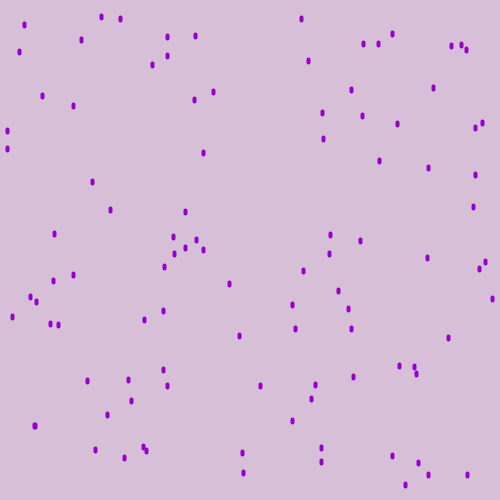
Frame 1 (no input)
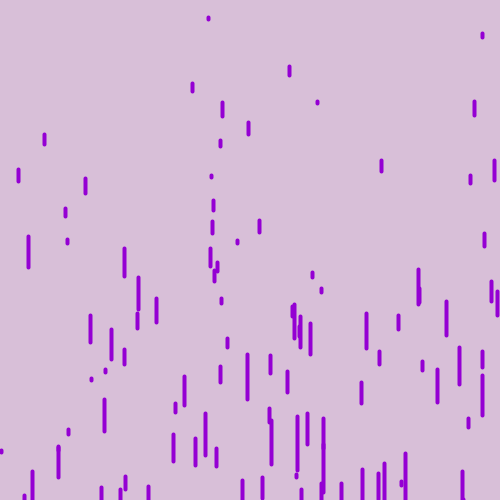
Frame 60 (the mouse pressed at the canvas centre just before this capture)
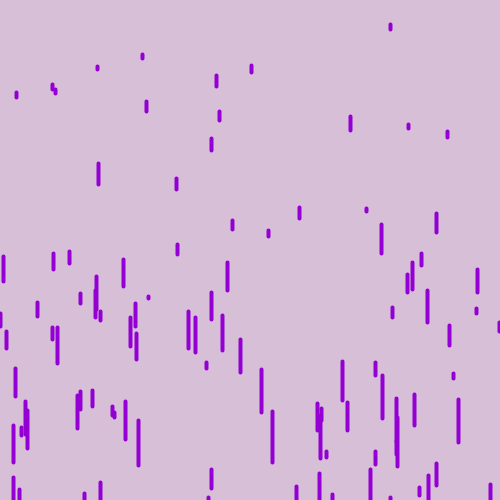
Frame 120 (the mouse held since frame 60 and released just before this capture)

The Processing sketch that drew these frames (run headless with seeded random() and noise(); from frame 60 on, the mouse is pressed at the canvas centre):

// Processing sketch: purple_rain
// ── purple_rain.pde
rain[] rains = new rain[100];

void setup(){
   size(500, 500);
  for(int i=0; i<rains.length; i++){
     rains[i] =  new rain();
  }
  
}

void draw(){
  background(216,191,216);
  for(int i=0; i<rains.length; i++){
     rains[i].update();
     rains[i].show();
  }
}
// ── rain.pde
class rain{
 float x; 
 float y;
 float size;
 
 
 rain(){
   x = random(0, width);
   y = random(0, height);
   size = 2;
 }
 
 void update(){
   y = y + 8;
   size += 1;
   if(y> height){
       x = random(0, width);
       y = random(0, height);
       size = 2;
   }
 }
 
 void show(){
   stroke(148,0,211);
   strokeWeight(4);
   line(x, y, x, y+size);
 }
 
}
